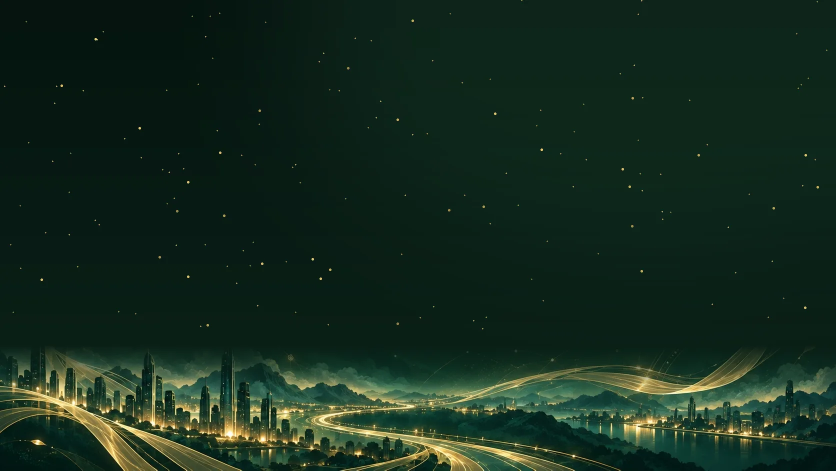
#> input picture decks/_m4_assets/bg_main.webp, 1672 x 941 px, given in place of i_optimal1.webp, which was not available (shown at 1/2 size)
$ python _crop.py
#> lines starting #> are read from the running program, lines starting #| are printed output that depends on the picture; pictures that were not available may be replaced by others from this repository, and a replacement may not be noted
import os
from PIL import Image, ImageFilter, ImageChops
A=os.path.join(os.path.dirname(os.path.abspath(__file__)),'..','_m4_assets')
C=os.path.join(os.path.dirname(os.path.abspath(__file__)),'crops')
def crop(src,name,box,f=12,ell=False):
#> called with src = 'i_optimal1', name = 'o1_router', box = (300, 520, 460, 635), f = 12, ell = False
    im=Image.open(os.path.join(A,src+'.webp')).convert('RGBA').crop(box)
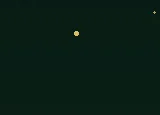
#> im: PIL image 160x115 RGBA; mean R, G, B, A 8.7, 29.6, 20.7, 255
    w,h=im.size
#> w = 160; h = 115
    m=Image.new('L',(w,h),0)
#> m: PIL image 160x115 L; every value is 0
    from PIL import ImageDraw
    d=ImageDraw.Draw(m)
    if ell: d.ellipse((f,f,w-f,h-f),fill=255)
    else: d.rectangle((f,f,w-f-1,h-f-1),fill=255)
    m=m.filter(ImageFilter.GaussianBlur(f/2.2))
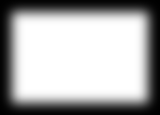
#> m: PIL image 160x115 L; min 0, max 255, mean 171.4
    im.putalpha(m)
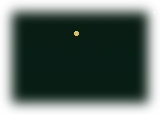
#> im: PIL image 160x115 RGBA; mean R, G, B, A 8.7, 29.6, 20.7, 171.4; transparent parts drawn white
    im.save(os.path.join(C,name+'.png'))
if __name__=='__main__':
    L=[
    ('i_optimal1','o1_router',(300,520,460,635)),
    ('i_optimal1','o1_router_s',(1390,470,1515,560)),
    ('i_optimal1','o1_cloud',(1540,452,1665,555)),
    ('i_optimal1','o1_bgp',(25,355,130,452),True),
    ('i_optimal1','o1_ospf',(25,462,130,558),True),
    ('i_optimal1','o1_rip',(25,566,130,662),True),
    ('i_optimal1','o1_isis',(25,668,130,765),True),
    ('i_optimal1','o1_search',(942,648,1036,735),True),
    ('i_optimal2','o2_router',(212,148,330,228)),
    ('i_optimal2','o2_cloud',(1285,240,1525,380),False),
    ('i_mech','m_copper',(8,285,200,435)),
    ('i_mech','m_sfp',(1005,300,1200,435)),
    ('i_mech','m_device',(625,520,1050,645)),
    ('i_mech','m_chip',(432,748,570,845)),
    ('i_mech','m_port',(698,748,885,845)),
    ('i_mech','m_c1',(1070,722,1182,838),True),
    ('i_mech','m_c2',(1250,722,1372,838),True),
    ('i_mech','m_c3',(1440,722,1572,838),True),
    ('i_table_b','t_router',(350,452,500,562)),
    ('i_principles','p_router',(364,722,466,795)),
    ('i_principles','p_trophy',(1012,270,1114,372),True),
    ('i_principles','p_db',(1012,386,1114,488),True),
    ('i_principles','p_shield',(1012,502,1114,604),True),
    ('i_principles','p_bolt',(1012,618,1114,722),True),
    ('i_principles','p_gear',(1012,738,1114,842),True),
    ]
#> (the run stopped early here; a loop or call above may not have finished)
